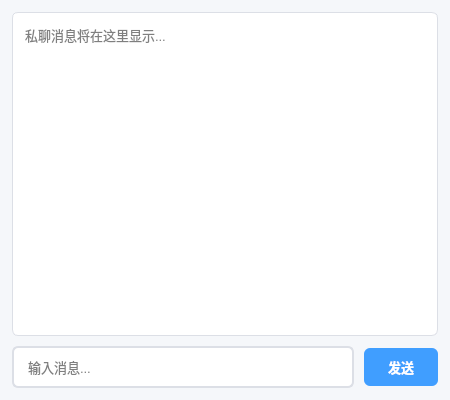
<?xml version="1.0" encoding="UTF-8"?>
<ui version="4.0">
 <class>PrivateChat</class>
 <widget class="QWidget" name="PrivateChat">
  <property name="geometry">
   <rect>
    <x>0</x>
    <y>0</y>
    <width>450</width>
    <height>400</height>
   </rect>
  </property>
  <property name="windowTitle">
   <string>私聊</string>
  </property>
  <property name="styleSheet">
   <string notr="true">QWidget#PrivateChat {
    background-color: #f5f7fa;
}</string>
  </property>
  <layout class="QVBoxLayout" name="verticalLayout_2">
   <property name="spacing">
    <number>10</number>
   </property>
   <property name="leftMargin">
    <number>12</number>
   </property>
   <property name="topMargin">
    <number>12</number>
   </property>
   <property name="rightMargin">
    <number>12</number>
   </property>
   <property name="bottomMargin">
    <number>12</number>
   </property>
   <item>
    <layout class="QVBoxLayout" name="verticalLayout">
     <item>
      <widget class="QTextEdit" name="showMsg_te">
       <property name="readOnly">
        <bool>true</bool>
       </property>
       <property name="styleSheet">
        <string notr="true">QTextEdit {
    background-color: #ffffff;
    border: 1px solid #dcdfe6;
    border-radius: 6px;
    padding: 8px;
    font-size: 13px;
}</string>
       </property>
       <property name="placeholderText">
        <string>私聊消息将在这里显示...</string>
       </property>
      </widget>
     </item>
     <item>
      <layout class="QHBoxLayout" name="horizontalLayout">
       <item>
        <widget class="QLineEdit" name="inputMsg_le">
         <property name="styleSheet">
          <string notr="true">QLineEdit {
    padding: 8px 12px;
    border: 2px solid #dcdfe6;
    border-radius: 6px;
    background-color: #ffffff;
    font-size: 13px;
    min-height: 22px;
}
QLineEdit:focus {
    border-color: #409eff;
}</string>
         </property>
         <property name="placeholderText">
          <string>输入消息...</string>
         </property>
        </widget>
       </item>
       <item>
        <widget class="QPushButton" name="sendMsg_pb">
         <property name="font">
          <font>
           <family>Microsoft YaHei</family>
           <pointsize>11</pointsize>
           <bold>true</bold>
          </font>
         </property>
         <property name="styleSheet">
          <string notr="true">QPushButton {
    padding: 8px 24px;
    border: none;
    border-radius: 6px;
    background-color: #409eff;
    color: #ffffff;
    font-size: 13px;
    font-weight: bold;
    min-height: 22px;
}
QPushButton:hover {
    background-color: #66b1ff;
}
QPushButton:pressed {
    background-color: #3a8ee6;
}</string>
         </property>
         <property name="text">
          <string>发送</string>
         </property>
         <property name="cursor">
          <cursorShape>PointingHandCursor</cursorShape>
         </property>
        </widget>
       </item>
      </layout>
     </item>
    </layout>
   </item>
  </layout>
 </widget>
 <resources/>
 <connections/>
</ui>
